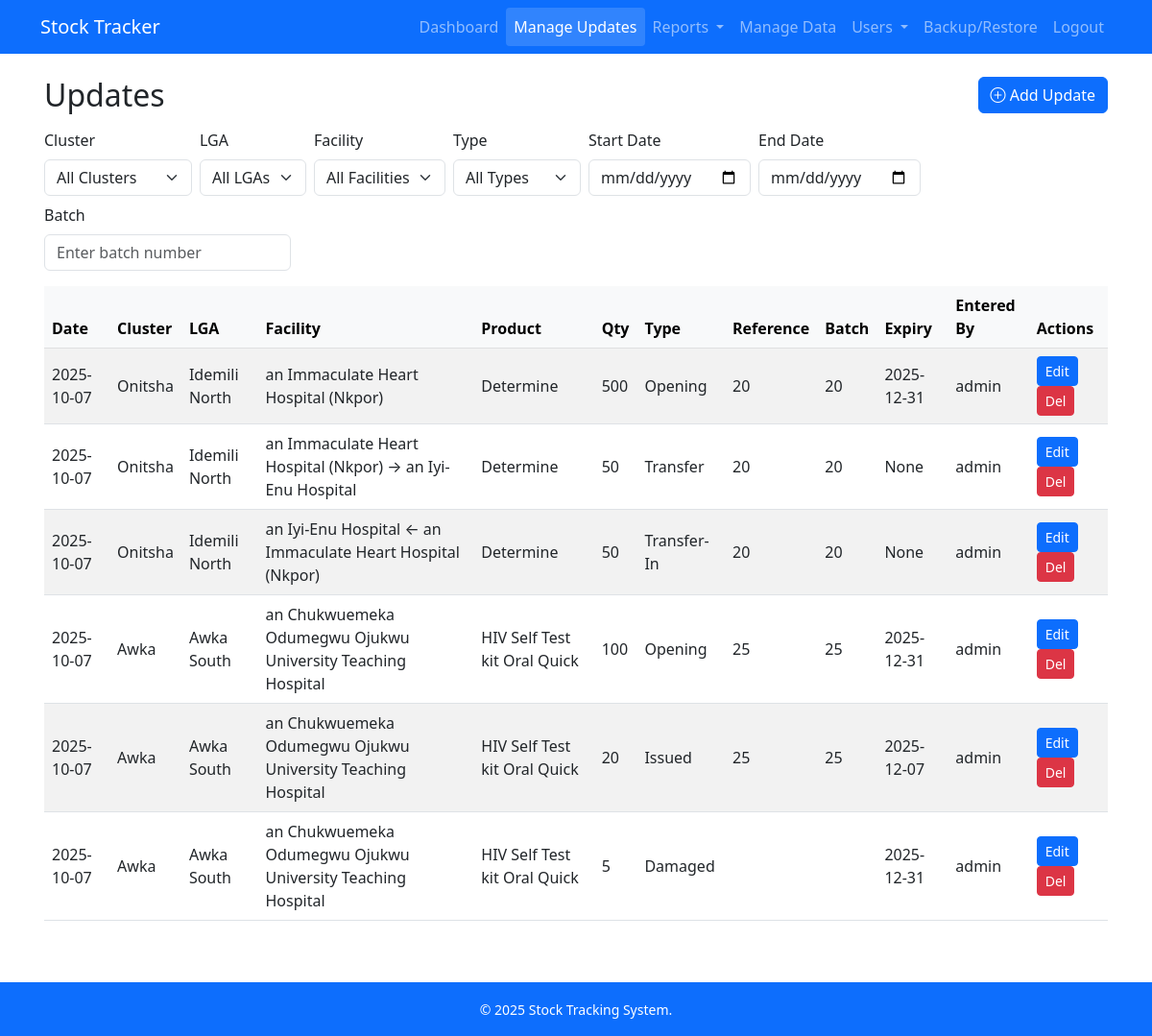
/transactions (signed in), run on an earlier commit of the app's database.
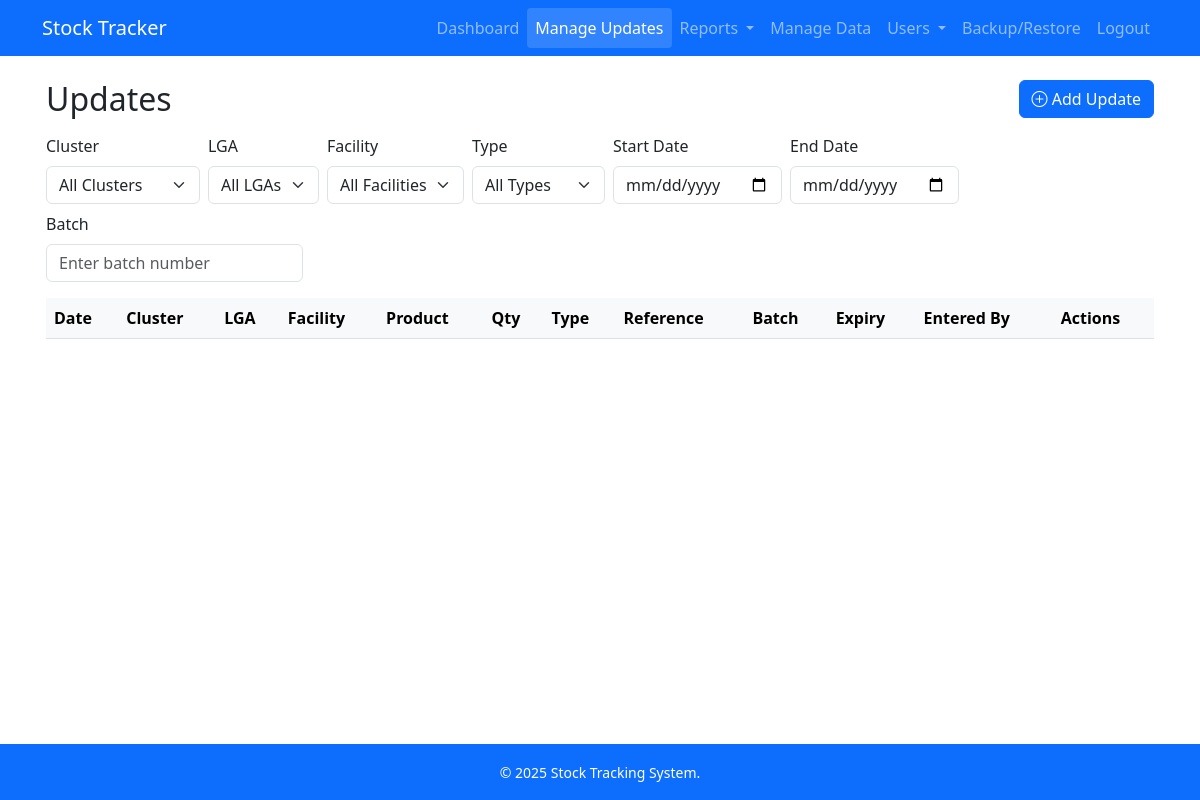
And on a later commit of the database.
### models.py (models this page shows, shortened)
class StockTransaction(db.Model):
    id = db.Column(db.Integer, primary_key=True)
    facility_id = db.Column(db.Integer, db.ForeignKey('facility.id'), nullable=False)  # source facility
    product_id = db.Column(db.Integer, db.ForeignKey('product.id'), nullable=False)
    date = db.Column(db.Date, nullable=False, default=datetime.utcnow)
    quantity = db.Column(db.Integer, nullable=False)
    transaction_type = db.Column(db.String(20), nullable=False)
    reference_number = db.Column(db.String(50))
    batch_number = db.Column(db.String(50), nullable=True)
    expiry_date = db.Column(db.Date, nullable=True)
    entered_by = db.Column(db.String(120), nullable=True)
    created_at = db.Column(db.DateTime, default=datetime.utcnow)
    is_transfer_destination = db.Column(db.Boolean, default=False)
    destination_facility_id = db.Column(db.Integer, db.ForeignKey('facility.id'), nullable=True)
    comments = db.Column(db.Text)
    source_facility_id = db.Column(db.Integer, db.ForeignKey('facility.id'), nullable=True)
    facility = db.relationship(   # ✅ source facility
        'Facility',
        foreign_keys=[facility_id],
        backref='transactions_out'
    )
    destination_facility = db.relationship(
        'Facility',
        foreign_keys=[destination_facility_id],
        backref='transactions_in'
    )
    source_facility = db.relationship(  # ✅ new relationship for Transfer-In source
        'Facility',
        foreign_keys=[source_facility_id],
        backref='transactions_source'
    )

class Cluster(db.Model):
    id = db.Column(db.Integer, primary_key=True)
    name = db.Column(db.String(100), unique=True, nullable=False)
    lgas = db.relationship('LGA', backref='cluster', lazy=True)

class LGA(db.Model):
    id = db.Column(db.Integer, primary_key=True)
    name = db.Column(db.String(100), nullable=False)
    cluster_id = db.Column(db.Integer, db.ForeignKey('cluster.id'), nullable=False)
    facilities = db.relationship('Facility', backref='lga', lazy=True)

class Facility(db.Model):
    id = db.Column(db.Integer, primary_key=True)
    name = db.Column(db.String(150), nullable=False)
    lga_id = db.Column(db.Integer, db.ForeignKey('lga.id'), nullable=False)
    newdpt_orgunitid = db.Column(db.String(100), nullable=True)
    facility_products = db.relationship('FacilityProduct', backref='facility', lazy=True)

class Product(db.Model):
    id = db.Column(db.Integer, primary_key=True)
    name = db.Column(db.String(120), nullable=False)
    unit = db.Column(db.String(30))
    facility_products = db.relationship('FacilityProduct', backref='product', lazy=True)
    transactions = db.relationship('StockTransaction', backref='product', lazy=True)

### app.py (the view)
@app.route('/transactions')
@restrict_scope
def transactions():
    from datetime import datetime
    from sqlalchemy.orm import aliased
    FacilityDest = aliased(Facility)
    FacilitySource = aliased(Facility)
    start_date = request.args.get('start_date')
    end_date = request.args.get('end_date')
    transaction_types = ['Received', 'Opening', 'Transfer-In','Issued', 'Lost', 'Damaged', 'Expired', 'Transfer','Adjusted']
    selected_transaction_type = request.args.get("transaction_type", "")
    batch_number = request.args.get('batch_number', '').strip()
    query = db.session.query(
        StockTransaction.id,
        StockTransaction.date,
        StockTransaction.quantity,
        StockTransaction.transaction_type,
        StockTransaction.reference_number,
        StockTransaction.batch_number,
        StockTransaction.expiry_date,
        StockTransaction.entered_by,
        Facility.id.label('facility_id'),
        Facility.name.label('facility'),
        FacilityDest.id.label('destination_facility_id'),
        FacilityDest.name.label('destination_facility'),
        FacilitySource.id.label('source_facility_id'),
        FacilitySource.name.label('source_facility'),
        LGA.id.label('lga_id'),
        LGA.name.label('lga'),
        Cluster.id.label('cluster_id'),
        Cluster.name.label('cluster'),
        Product.name.label('product')
    ).join(Facility, StockTransaction.facility_id == Facility.id) \
     .outerjoin(FacilityDest, StockTransaction.destination_facility_id == FacilityDest.id) \
     .outerjoin(FacilitySource, StockTransaction.source_facility_id == FacilitySource.id) \
     .join(LGA, Facility.lga_id == LGA.id) \
     .join(Cluster, LGA.cluster_id == Cluster.id) \
     .join(Product, StockTransaction.product_id == Product.id) \
     .filter(
         (g.cluster_id is None or LGA.cluster_id == g.cluster_id),
         (g.lga_id is None or Facility.lga_id == g.lga_id),
         (g.facility_id is None or StockTransaction.facility_id == g.facility_id)
     )
    if batch_number:
        query = query.filter(StockTransaction.batch_number.ilike(f"%{batch_number}%"))
    if selected_transaction_type:
        query = query.filter(StockTransaction.transaction_type == selected_transaction_type)
    if start_date:
        try:
            start = datetime.strptime(start_date, "%Y-%m-%d").date()
            query = query.filter(StockTransaction.date >= start)
        except ValueError:
            pass
    if end_date:
        try:
            end = datetime.strptime(end_date, "%Y-%m-%d").date()
            query = query.filter(StockTransaction.date <= end)
        except ValueError:
            pass
    transactions = query.order_by(StockTransaction.date.desc()).all()
    clusters, lgas, facilities = get_dropdowns(g.cluster_id, g.lga_id, g.facility_id)
    return render_template(
        'transactions.html',
        transactions=transactions,
        clusters=clusters,
        lgas=lgas,
        facilities=facilities,
        selected_cluster=g.cluster_id,
        selected_lga=g.lga_id,
        selected_facility=g.facility_id,
        transaction_types=transaction_types,
        selected_transaction_type=selected_transaction_type,
        start_date=start_date,
        end_date=end_date,
        batch_number=batch_number
    )

### app.py (called while the page is built)
@login_manager.user_loader
def load_user(user_id):
    return User.query.get(int(user_id))

### auth/scope_utils.py (called while the page is built, shortened)
def get_user_scope_filters(cluster_id=None, lga_id=None, facility_id=None):
    if current_user.role in ['super', 'admin']:
        return cluster_id, lga_id, facility_id

def restrict_scope(f):
    @wraps(f)
    def wrapper(*args, **kwargs):
        cluster_id = request.args.get("cluster", type=int)
        lga_id = request.args.get("lga", type=int)
        facility_id = request.args.get("facility", type=int)
        g.cluster_id, g.lga_id, g.facility_id = get_user_scope_filters(
            cluster_id, lga_id, facility_id
        )
        return f(*args, **kwargs)
    return wrapper

### templates/transactions.html (shortened to what this page needs)
{% extends "base.html" %}
{% block content %}
<div class="d-flex justify-content-between align-items-center mb-3">
  <h2 class="mb-0">Updates</h2>
  <a href="{{ url_for('add_transaction') }}" class="btn btn-primary">
    <i class="bi bi-plus-circle"></i> Add Update
  </a>
</div>
<form method="get" class="row g-2 mb-3" id="filtersForm">
  <div class="col-lg-auto">
    <label class="form-label">Cluster</label>
    <select name="cluster" class="form-select" onchange="document.getElementById('filtersForm').submit()">
      <option value="">All Clusters</option>
    </select>
  </div>
  <div class="col-lg-auto">
    <label class="form-label">LGA</label>
    <select name="lga" class="form-select" onchange="document.getElementById('filtersForm').submit()">
      <option value="">All LGAs</option>
    </select>
  </div>
  <div class="col-lg-auto">
    <label class="form-label">Facility</label>
    <select name="facility" class="form-select" onchange="document.getElementById('filtersForm').submit()">
      <option value="">All Facilities</option>
    </select>
  </div>
  <div class="col-lg-auto">
    <label class="form-label">Type</label>
    <select name="transaction_type" class="form-select" onchange="document.getElementById('filtersForm').submit()">
      <option value="">All Types</option>
    </select>
  </div>
  <div class="col-lg-auto">
    <label class="form-label">Start Date</label>
    <input
      type="date"
      name="start_date"
      class="form-control"
      value="{{ request.args.get('start_date', '') }}"
      onchange="document.getElementById('filtersForm').submit()"
    >
  </div>
  <div class="col-lg-auto">
    <label class="form-label">End Date</label>
    <input
      type="date"
      name="end_date"
      class="form-control"
      value="{{ request.args.get('end_date', '') }}"
      onchange="document.getElementById('filtersForm').submit()"
    >
  </div>
  <div class="col-lg-auto">
    <label class="form-label">Batch</label>
    <input
      type="text"
      name="batch_number"
      class="form-control"
      placeholder="Enter batch number"
      value="{{ request.args.get('batch_number', '') }}"
      onchange="document.getElementById('filtersForm').submit()"
    >
  </div>
</form>
<div class="table-responsive">
<table class="table table-striped align-middle">
  <thead class="table-light">
    <tr>
      <th>Date</th>
      <th>Cluster</th>
      <th>LGA</th>
      <th>Facility</th>
      <th>Product</th>
      <th>Qty</th>
      <th>Type</th>
      <th>Reference</th>
      <th>Batch</th>
      <th>Expiry</th>
      <th>Entered By</th>
      <th>Actions</th>
    </tr>
  </thead>
  <tbody>
    {% for tx in transactions %}
    <tr>
      <td>{{ tx.date }}</td>
      <td>{{ tx.cluster }}</td>
      <td>{{ tx.lga }}</td>
      <td>
        {% if tx.transaction_type == "Transfer" %}
          {{ tx.facility }} → {{ tx.destination_facility or "N/A" }}
        {% elif tx.transaction_type == "Transfer-In" %}
          {{ tx.facility }} ← {{ tx.source_facility or "N/A" }}
        {% else %}
          {{ tx.facility }}
        {% endif %}
      </td>
      <td>{{ tx.product }}</td>
      <td>{{ tx.quantity }}</td>
      <td>{{ tx.transaction_type }}</td>
      <td>{{ tx.reference_number }}</td>
      <td>{{ tx.batch_number }}</td>
      <td>{{ tx.expiry_date }}</td>
      <td>{{ tx.entered_by }}</td>
      <td>
        {% if tx.transaction_type != 'Transfer-In' or current_user.role == 'super' %}
            <a href="{{ url_for('edit_transaction', id=tx.id) }}" class="btn btn-sm btn-primary">Edit</a>
            <form action="{{ url_for('delete_transaction', id=tx.id) }}" method="post" style="display:inline;"
                  onsubmit="return confirm('Are you sure?');">
              <button type="submit" class="btn btn-sm btn-danger">Del</button>
            </form>
        {% endif %}
      </td>
    </tr>
    {% endfor %}
  </tbody>
</table>
</div>
{% endblock %}

### templates/base.html (shortened to what this page needs)
<!doctype html>
<html lang="en">
<head>
    <link rel="stylesheet" href="https://cdn.jsdelivr.net/npm/bootstrap@5.3.0/dist/css/bootstrap.min.css">
    <link rel="stylesheet" href="https://cdn.datatables.net/1.13.6/css/jquery.dataTables.min.css">
    <link rel="stylesheet" href="https://cdn.datatables.net/responsive/2.5.0/css/responsive.dataTables.min.css">
    <link rel="stylesheet" href="https://cdn.jsdelivr.net/npm/bootstrap-icons@1.10.5/font/bootstrap-icons.css">
</head>
<body class="d-flex flex-column min-vh-100">
  <nav class="navbar navbar-expand-lg navbar-dark bg-primary">
    <div class="container">
      <a class="navbar-brand" href="{{ url_for('index') }}">Stock Tracker</a>
      <div class="collapse navbar-collapse" id="navbarNav">
        <ul class="navbar-nav ms-auto">
            {% if current_user.is_authenticated %}
            <li class="nav-item">
              <a class="nav-link {% if request.endpoint == 'dashboard.dashboard_home' %}active{% endif %}"
                href="{{ url_for('dashboard.dashboard_home') }}">Dashboard</a>
            </li>
            <li class="nav-item">
              <a class="nav-link {% if request.endpoint == 'transactions' %}active{% endif %}"
                href="{{ url_for('transactions') }}">Manage Updates</a>
            </li>
            <li class="nav-item dropdown">
              <a class="nav-link dropdown-toggle {% if request.endpoint.startswith('report') or request.endpoint.startswith('reporting_bp') %}active{% endif %}"
                href="#" role="button" data-bs-toggle="dropdown" aria-expanded="false">
                Reports
              </a>
            </li>
            {% if current_user.role == 'super' %}
              <li class="nav-item">
                <a class="nav-link {% if request.endpoint == 'admin.manage_data' %}active{% endif %}"
                  href="{{ url_for('admin.manage_data') }}">Manage Data</a>
              </li>
            {% endif %}
            {% if current_user.role == 'super' %}
              <li class="nav-item dropdown">
                <a class="nav-link dropdown-toggle {% if 'auth' in request.endpoint %}active{% endif %}" href="#" role="button" data-bs-toggle="dropdown" aria-expanded="false">
                  Users
                </a>
              </li>
                  <li class="nav-item"><a class="nav-link {% if request.path.startswith(url_for('backup.backup_page')) %}active{% endif %}" href="{{ url_for('backup.backup_page') }}">Backup/Restore</a></li>
            {% endif %}
            <li class="nav-item">
              <a class="nav-link" href="{{ url_for('auth.logout') }}">Logout</a>
            </li>
          {% else %}
            <li class="nav-item">
              <a class="nav-link {% if request.endpoint == 'auth.login' %}active{% endif %}" href="{{ url_for('auth.login') }}">Login</a>
            </li>
          {% endif %}
        </ul>
      </div>
    </div>
  </nav>
  <main class="flex-fill container mt-4 content-wrapper">
      {% block content %}{% endblock %}
  </main>
  <footer class="bg-primary text-white text-center py-3 mt-auto">
      <div class="container">
          <small>&copy; {{ current_year or 2025 }} Stock Tracking System. </small>
      </div>
  </footer>
</body>
</html>

### templates/base.html (style rules this page uses)
.nav-link.active { background-color: #007bff !important; color: #fff !important; border-radius: 0.25rem; }
.content-wrapper { margin-bottom: 3rem; padding-left: 1rem; padding-right: 1rem; }
.navbar .nav-link.active { background-color: rgba(255, 255, 255, 0.15) !important; color: #fff !important; }

What changed in the data, as far as the page shows it:
removed StockTransaction: date "2025-10-07", cluster "Onitsha", lga "Idemili North", facility "an Immaculate Heart Hospital (Nkpor)", product "Determine", quantity "500", transaction_type "Opening", reference_number "20", batch_number "20", expiry_date "2025-12-31", entered_by "admin"
removed StockTransaction: date "2025-10-07", cluster "Onitsha", lga "Idemili North", facility "an Immaculate Heart Hospital (Nkpor)", name "an Iyi-Enu Hospital", product "Determine", quantity "50", transaction_type "Transfer", reference_number "20", batch_number "20", expiry_date "None", entered_by "admin"
removed StockTransaction: date "2025-10-07", cluster "Onitsha", lga "Idemili North", facility "an Iyi-Enu Hospital", name "an Immaculate Heart Hospital (Nkpor)", product "Determine", quantity "50", transaction_type "Transfer-In", reference_number "20", batch_number "20", expiry_date "None", entered_by "admin"
removed StockTransaction: date "2025-10-07", cluster "Awka", lga "Awka South", facility "an Chukwuemeka Odumegwu Ojukwu University Teaching Hospital", product "HIV Self Test kit Oral Quick", quantity "100", transaction_type "Opening", reference_number "25", batch_number "25", expiry_date "2025-12-31", entered_by "admin"
removed StockTransaction: date "2025-10-07", cluster "Awka", lga "Awka South", facility "an Chukwuemeka Odumegwu Ojukwu University Teaching Hospital", product "HIV Self Test kit Oral Quick", quantity "20", transaction_type "Issued", reference_number "25", batch_number "25", expiry_date "2025-12-07", entered_by "admin"
removed StockTransaction: date "2025-10-07", cluster "Awka", lga "Awka South", facility "an Chukwuemeka Odumegwu Ojukwu University Teaching Hospital", product "HIV Self Test kit Oral Quick", quantity "5", transaction_type "Damaged", expiry_date "2025-12-31", entered_by "admin"
